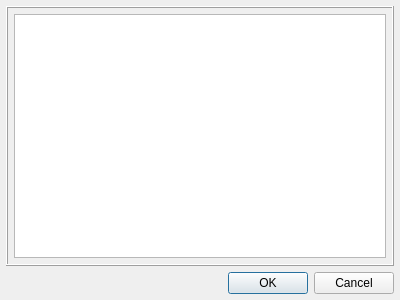
<?xml version="1.0" encoding="UTF-8"?>
<ui version="4.0">
 <class>EditItem</class>
 <widget class="QDialog" name="EditItem">
  <property name="geometry">
   <rect>
    <x>0</x>
    <y>0</y>
    <width>400</width>
    <height>300</height>
   </rect>
  </property>
  <property name="windowTitle">
   <string>Edit item</string>
  </property>
  <layout class="QGridLayout" name="gridLayout">
   <property name="margin">
    <number>6</number>
   </property>
   <item row="0" column="0">
    <widget class="QFrame" name="frame">
     <property name="frameShape">
      <enum>QFrame::Box</enum>
     </property>
     <property name="frameShadow">
      <enum>QFrame::Raised</enum>
     </property>
     <layout class="QGridLayout" name="gridLayout_2">
      <property name="margin">
       <number>6</number>
      </property>
      <item row="0" column="0">
       <widget class="QTextEdit" name="textEdit">
        <property name="lineWrapMode">
         <enum>QTextEdit::NoWrap</enum>
        </property>
        <property name="acceptRichText">
         <bool>false</bool>
        </property>
       </widget>
      </item>
     </layout>
    </widget>
   </item>
   <item row="1" column="0">
    <widget class="QDialogButtonBox" name="buttonBox">
     <property name="orientation">
      <enum>Qt::Horizontal</enum>
     </property>
     <property name="standardButtons">
      <set>QDialogButtonBox::Cancel|QDialogButtonBox::Ok</set>
     </property>
    </widget>
   </item>
  </layout>
 </widget>
 <resources/>
 <connections>
  <connection>
   <sender>buttonBox</sender>
   <signal>accepted()</signal>
   <receiver>EditItem</receiver>
   <slot>accept()</slot>
   <hints>
    <hint type="sourcelabel">
     <x>248</x>
     <y>254</y>
    </hint>
    <hint type="destinationlabel">
     <x>157</x>
     <y>274</y>
    </hint>
   </hints>
  </connection>
  <connection>
   <sender>buttonBox</sender>
   <signal>rejected()</signal>
   <receiver>EditItem</receiver>
   <slot>reject()</slot>
   <hints>
    <hint type="sourcelabel">
     <x>316</x>
     <y>260</y>
    </hint>
    <hint type="destinationlabel">
     <x>286</x>
     <y>274</y>
    </hint>
   </hints>
  </connection>
 </connections>
</ui>
